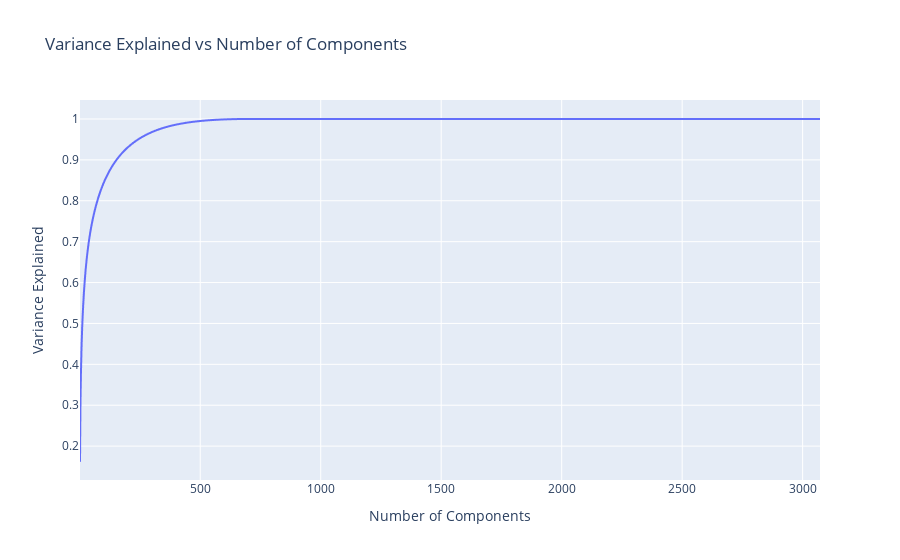

Notebook cell for this chart:
### Code cell
'''Acquiring the PCA matrix (with sorted eigen values in descending order) and plotting Explained Variance'''

P = U.T # our PCA projection matrix
num_comps = np.arange(1 , X_reshaped.shape[0] + 1)
total_var = np.sum(D)
var_explained = np.cumsum(D)/total_var

fig = px.line(x=num_comps, y=var_explained, title='Variance Explained vs Number of Components')
fig.update_layout(xaxis_title='Number of Components', yaxis_title='Variance Explained')
fig.show()

### Figure 1 — Plotly figure (JSON) as saved in the notebook; plotly's stock layout.template omitted (floating-point values rounded to 4 significant figures; data arrays with more than 128 entries replaced by an {"elided": "..."} marker saying what was removed)
{"data": [{"hovertemplate": "x=%{x}<br>y=%{y}<extra></extra>", "legendgroup": "", "line": {"color": "#636efa", "dash": "solid"}, "mode": "lines", "name": "", "showlegend": false, "type": "scattergl", "x": {"elided": "3072 int values"}, "xaxis": "x", "y": {"elided": "3072 float values"}, "yaxis": "y"}], "layout": {"legend": {"tracegroupgap": 0}, "title": {"text": "Variance Explained vs Number of Components"}, "xaxis": {"anchor": "y", "domain": [0, 1], "title": {"text": "Number of Components"}}, "yaxis": {"anchor": "x", "domain": [0, 1], "title": {"text": "Variance Explained"}}}}
